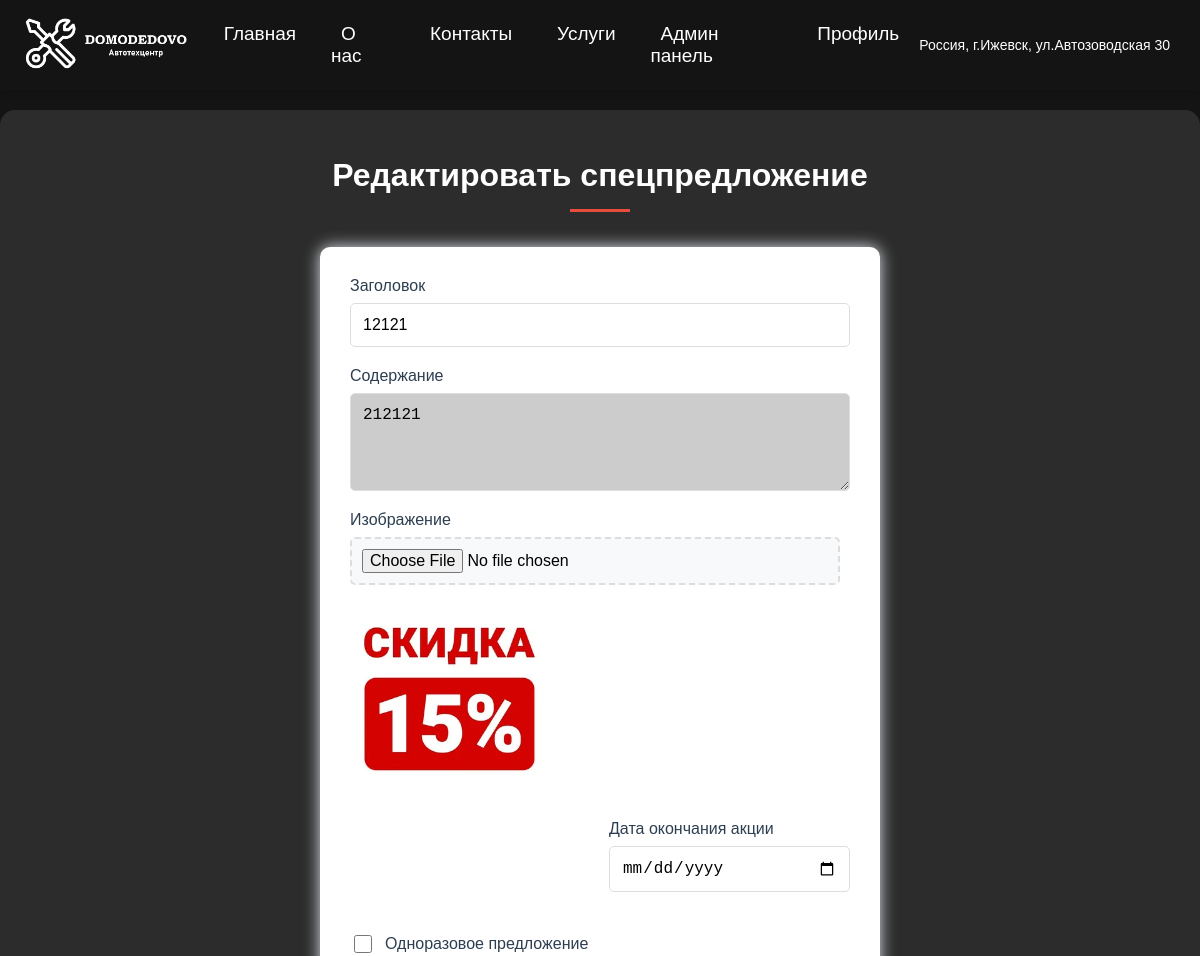
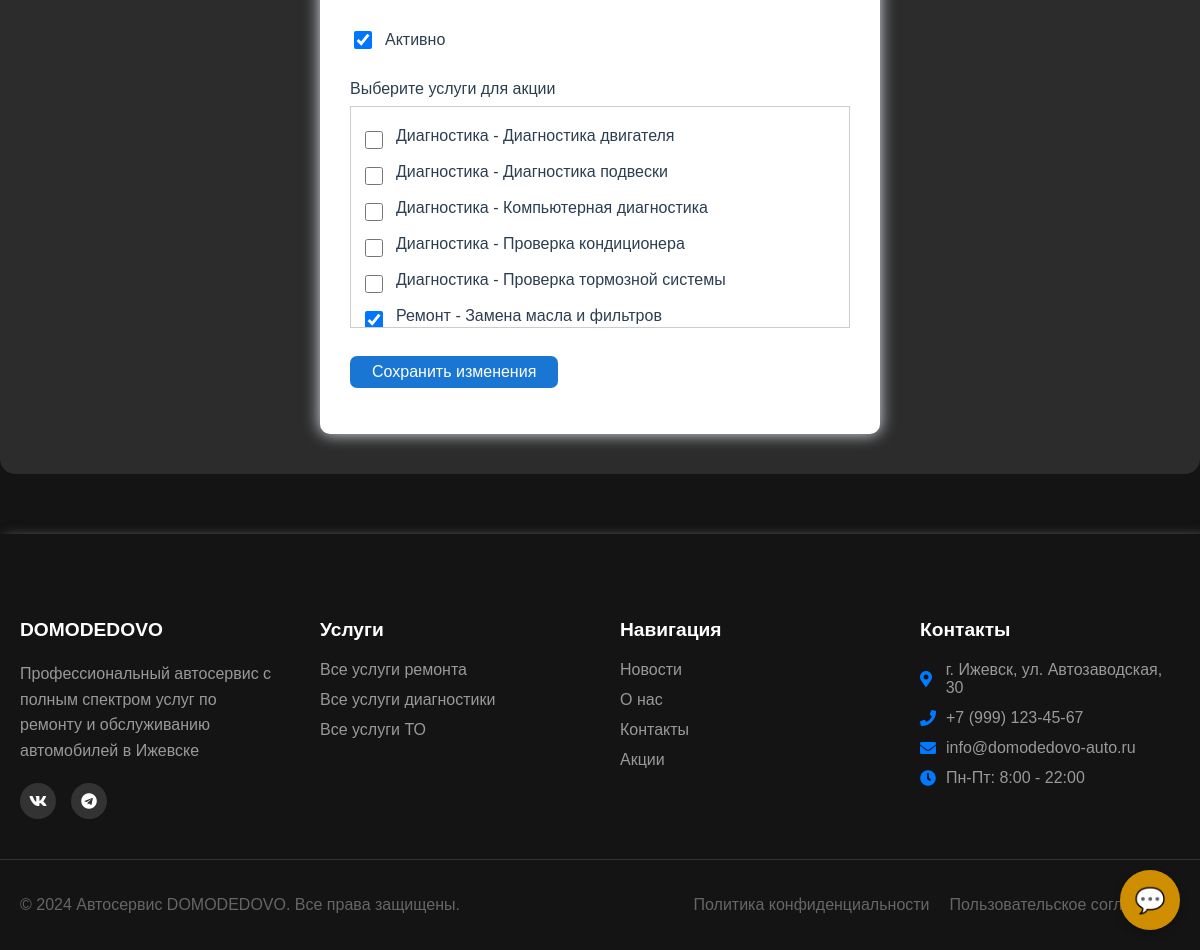
The app's page /offers/edit/5/ (signed in) with its own data (2 pictures, top to bottom).
### app/models.py (models this page shows, shortened)
class SpecialOffer(models.Model):
    title = models.CharField(max_length=200, verbose_name="Заголовок")
    content = models.TextField(verbose_name="Содержание")
    image = models.ImageField(upload_to='offers/', verbose_name="Изображение")
    end_date = models.DateField(verbose_name="Дата окончания акции", null=True, blank=True)
    is_one_time = models.BooleanField(default=False, verbose_name="Одноразовое предложение")
    discount_percent = models.PositiveIntegerField("Скидка (%)", null=True, blank=True)
    is_active = models.BooleanField(default=True, verbose_name="Активно")
    created_at = models.DateTimeField(auto_now_add=True)
    services = models.ManyToManyField(
        ServiceType,
        through='ServiceSpecialOffer',
        related_name='special_offers',
        verbose_name="Связанные услуги"
    )
    class Meta:
        verbose_name = "Спецпредложение"
        verbose_name_plural = "Спецпредложения"
        ordering = ['-created_at']

### app/views.py (the view)
# urls.py: path('offers/edit/<int:offer_id>/', app_views.edit_special_offer, name='edit_special_offer'),
@login_required
def edit_special_offer(request, offer_id):
    offer = get_object_or_404(SpecialOffer, id=offer_id)
    if request.method == 'POST':
        form = SpecialOfferForm(request.POST, request.FILES, instance=offer)
        if form.is_valid():
            try:
                form.save()
                messages.success(request, 'Спецпредложение успешно обновлено')
                return redirect('manage_special_offers')
            except Exception as e:
                messages.error(request, f'Ошибка при обновлении: {str(e)}')
        else:
            for field, errors in form.errors.items():
                for error in errors:
                    messages.error(request, f'Ошибка в поле {field}: {error}')
    else:
        form = SpecialOfferForm(instance=offer)
    return render(request, 'news/edit_special_offer.html', {
        'form': form,
        'offer': offer,
        'title': 'Редактирование спецпредложения'
    })

### app/models.py (called while the page is built)
    def __str__(self):
        return f"{self.category} - {self.name}"

### chat/context_processors.py (called while the page is built)
def support_status(request):
    if request.user.is_authenticated:
        return {
            'is_support_user': is_support(request.user),
            'support_unread_count': 0
        }
    return {
        'is_support_user': False,
        'support_unread_count': 0
    }

### chat/views.py (called while the page is built)
def is_support(user):
    return hasattr(user, 'profile') and user.profile.role == 'support'

### templates/news/edit_special_offer.html (shortened to what this page needs)
{% extends 'header.html' %}
{% load static %}
{% block content %}
<div class="management-container">
    <h2 class="management-title">Редактировать спецпредложение</h2>
    <div class="form-card">
        <form method="post" enctype="multipart/form-data" class="management-form">
            <div class="form-group1">
                <label for="{{ form.title.id_for_label }}">{{ form.title.label }}</label>
                {{ form.title }}
            </div>
            <div class="form-group1">
                <label for="{{ form.content.id_for_label }}">{{ form.content.label }}</label>
                {{ form.content }}
            </div>
            <div class="form-group1">
                <label for="{{ form.image.id_for_label }}">{{ form.image.label }}</label>
                {{ form.image }}
                {% if offer.image %}
                    <img src="{{ offer.image.url }}" alt="Текущее изображение" class="image-preview show" style="margin-top: 15px;">
                {% endif %}
            </div>
            <div class="form-row">
                <div class="form-group1">
                </div>
                <div class="form-group1">
                    <label for="{{ form.end_date.id_for_label }}">{{ form.end_date.label }}</label>
                    {{ form.end_date }}
                </div>
            </div>
            <div class="form-group1">
                <div class="checkbox-group">
                    <label for="{{ form.is_one_time.id_for_label }}">
                        {{ form.is_one_time }}
                        {{ form.is_one_time.label }}
                    </label>
                </div>
            </div>
            <div class="form-group1">
                <div class="checkbox-group">
                    <label for="{{ form.is_active.id_for_label }}">
                        {{ form.is_active }}
                        {{ form.is_active.label }}
                    </label>
                </div>
            </div>
            <div class="form-group1">
                <label for="{{ form.services.id_for_label }}">{{ form.services.label }}</label>
                <div class="services-selection">
                    {% for service in form.services %}
                    <div class="checkbox-group">
                        {{ service.tag }}
                        <label for="{{ service.id_for_label }}">
                            {{ service.choice_label }}
                        </label>
                    </div>
                    {% endfor %}
                </div>
            </div>
            <button type="submit">Сохранить изменения</button>
        </form>
    </div>
</div>
{% endblock %}

### static/style.css (style rules this page uses)
body { margin: 0; padding: 0; font-family: sans-serif; background-color: #141414; padding-top: 70px; }
textarea { width: 97%; padding: 12px; background: rgba(0, 0, 0, 0.2); border: 1px solid rgba(255, 255, 255, 0.1); color: white; border-radius: 5px; resize: vertical; }
.services-selection { max-height: 200px; overflow-y: auto; border: 1px solid #ccc; padding: 10px; margin-top: 5px; }

### static/css/news.css (style rules this page uses)
.form-group1 { margin-bottom: 15px; }
.form-group1 input, .form-group1 select { width: 100%; padding: 10px; border: 1px solid #ddd; border-radius: 5px; font-size: 1rem; color: black; }
.form-group1 label { display: block; margin-bottom: 8px; color: rgb(0, 0, 0); font-size: 16px; }
.form-group1 input { width: 98%; padding: 12px 15px; background: rgba(255, 255, 255, 0.1); border: 1px solid rgba(255, 255, 255, 0.2); border-radius: 8px; color: rgb(0, 0, 0); font-size: 16px; transition: all 0.3s ease; }
.form-group1 input::placeholder { color: rgba(255, 255, 255, 0.5); }
.management-container { max-width: 1200px; margin: 40px auto; padding: 20px; background: rgba(255, 255, 255, 0.1); border-radius: 15px; }
.management-title { color: #ffffff; font-size: 2em; margin-bottom: 30px; text-align: center; position: relative; }
.management-title:after { content: ''; display: block; width: 60px; height: 3px; background: #e74c3c; margin: 15px auto; }
.form-card { background: #ffffff; border-radius: 10px; padding: 25px; margin-bottom: 30px; box-shadow: 0 4px 15px rgba(0, 0, 0, 0.1); }
.management-form .form-group1 { margin-bottom: 20px; }
.management-form label { display: block; color: #2c3e50; margin-bottom: 8px; font-weight: 500; }
.management-form input[type="text"], .management-form input[type="date"], .management-form input[type="number"], .management-form textarea, .management-form select { width: 100%; padding: 12px; border: 1px solid #ddd; border-radius: 5px; font-size: 1rem; transition: border-color 0.3s ease; color: black; }
.management-form input[type="file"] { padding: 10px; background: #f8f9fa; border: 2px dashed #ddd; border-radius: 5px; cursor: pointer; }
.management-form .checkbox-group { display: flex; align-items: center; gap: 10px; margin-top: 10px; }
.management-form .checkbox-group input[type="checkbox"] { width: 18px; height: 18px; cursor: pointer; }
.management-form button { background: #e74c3c; color: white; padding: 12px 25px; border: none; border-radius: 5px; font-size: 1rem; font-weight: 600; cursor: pointer; transition: all 0.3s ease; }
.form-card { animation: slideIn 0.5s ease forwards; }
.image-preview { max-width: 200px; margin-top: 10px; border-radius: 5px; display: none; }
.image-preview.show { display: block; animation: fadeIn 0.3s ease; }
.form-row { display: flex; gap: 20px; margin-bottom: 20px; }
.form-row .form-group1 { flex: 1; }
.checkbox-group label { display: flex; align-items: center; gap: 10px; cursor: pointer; user-select: none; }
.checkbox-group input[type="checkbox"] { width: 20px; height: 20px; border: 2px solid #e74c3c; border-radius: 4px; cursor: pointer; }
.checkbox-group input[type="checkbox"]:checked { background-color: #e74c3c; border-color: #e74c3c; }

### templates/news/edit_special_offer.html (style rules this page uses)
.form-card { background: #fff; border-radius: 10px; box-shadow: 0 0 16px #e3e7ee; padding: 30px; margin: 35px auto 20px auto; max-width: 500px; }
.image-preview { display:none; max-width:100%; max-height:200px; margin-top:12px; }
.image-preview.show { display:block; }
.form-group1 { margin-bottom:18px; }
.form-row { display:flex; gap:18px; }
.checkbox-group { margin-right: 10px; }
button[type="submit"] { background: #1976d2; color: #fff; border: none; border-radius: 7px; padding: 7px 22px; margin-top: 8px; font-size: 1em; font-weight: 500; cursor: pointer; }

### records on screen
SpecialOffer: title "12121", content "212121", image (picture), is_active "☑"

### other values on screen
{{ service.choice_label }} "Диагностика - Диагностика двигателя" "Диагностика - Диагностика подвески" "Диагностика - Компьютерная диагностика" "Диагностика - Проверка кондиционера" "Диагностика - Проверка тормозной системы" "Ремонт - Замена масла и фильтров"
